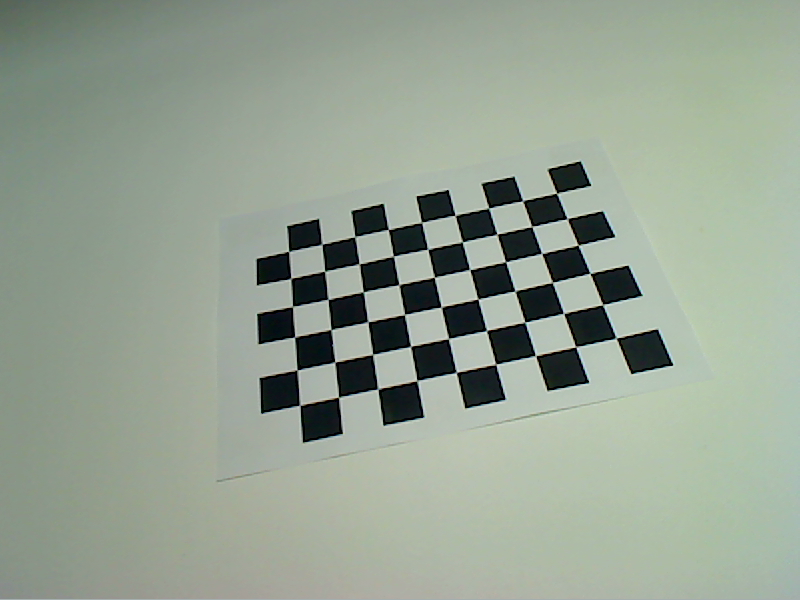
#> input picture camera_calibration/logitech_camera/vlcsnap-2021-10-26-18h32m05s441.png, 800 x 600 px; its folder holds only this picture in this run
$ python calibration.py
#> lines starting #> are read from the running program, lines starting #| are printed output that depends on the picture; after the words box and inside, x2 and y2 are one past the last pixel; in counts of white or black regions, pixels touching at a corner belong together; long printed decimals are rounded
#!/usr/bin/env python

import cv2
import numpy as np
import os
import glob

# Defining the dimensions of checkerboard
CHECKERBOARD = (6,9)
criteria = (cv2.TERM_CRITERIA_EPS + cv2.TERM_CRITERIA_MAX_ITER, 30, 0.001)

# Creating vector to store vectors of 3D points for each checkerboard image
objpoints = []
# Creating vector to store vectors of 2D points for each checkerboard image
imgpoints = []


# Defining the world coordinates for 3D points
objp = np.zeros((1, CHECKERBOARD[0] * CHECKERBOARD[1], 3), np.float32)
objp[0,:,:2] = np.mgrid[0:CHECKERBOARD[0], 0:CHECKERBOARD[1]].T.reshape(-1, 2)
objp = objp*2.5 #each square has 2.5cm
print(objp)
prev_img_shape = None

# Extracting path of individual image stored in a given directory
# images = glob.glob('./images/*.jpg')
images = glob.glob('./logitech_camera/*.png')
for fname in images:
    img = cv2.imread(fname)
#> img is the input picture: shape (600, 800, 3); mean B, G, R 146.5, 161.2, 149.4
    gray = cv2.cvtColor(img,cv2.COLOR_BGR2GRAY)
    # Find the chess board corners
    # If desired number of corners are found in the image then ret = true
    ret, corners = cv2.findChessboardCorners(gray, CHECKERBOARD, cv2.CALIB_CB_ADAPTIVE_THRESH + cv2.CALIB_CB_FAST_CHECK + cv2.CALIB_CB_NORMALIZE_IMAGE)
#> ret = True; corners = 54 rows, first 8: [556.7, 193.5], [566.7, 218.6], [577.6, 245.2], [590.5, 273.2], [602.9, 304.6], [616.5, 338], [522.4, 200.8], [531.4, 226.5]

    """
    If desired number of corner are detected,
    we refine the pixel coordinates and display
    them on the images of checker board
    """
    if ret == True:
        objpoints.append(objp)
        # refining pixel coordinates for given 2d points.
        corners2 = cv2.cornerSubPix(gray, corners, (11,11),(-1,-1), criteria)
#> corners2 = 54 rows, first 8: [556.6, 193.3], [567.1, 218.7], [578.2, 245.3], [590, 273.3], [602.7, 304.6], [616.3, 338.2], [522.6, 200.7], [531.8, 226.5]

        imgpoints.append(corners2)

        # Draw and display the corners
        img = cv2.drawChessboardCorners(img, CHECKERBOARD, corners2, ret)
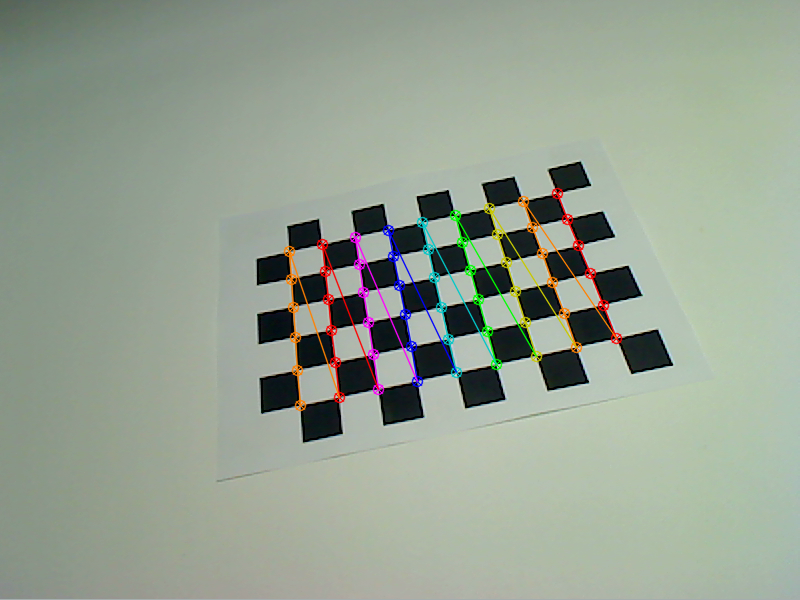
#> img: shape (600, 800, 3); 2.49% of pixels changed, all inside (x1, y1, x2, y2) = (283, 187, 623, 412)

    cv2.imshow('img',img)
    cv2.waitKey(0)

cv2.destroyAllWindows()

h,w = img.shape[:2]
#> h = 600; w = 800

"""
Performing camera calibration by
passing the value of known 3D points (objpoints)
and corresponding pixel coordinates of the
detected corners (imgpoints)
"""
# print("AAAAAAAAAAAAAAAAAAAAAAAAAAAAAAAAAAAAAAAAAAAAaAAAAAAAAAAAAAAAAAAAAAAAAAAAAAAAAAAAAAAAAAAAAa")
# print(objpoints)
# print("AAAAAAAAAAAAAAAAAAAAAAAAAAAAAAAAAAAAAAAAAAAAaAAAAAAAAAAAAAAAAAAAAAAAAAAAAAAAAAAAAAAAAAAAAa")

ret, mtx, dist, rvecs, tvecs = cv2.calibrateCamera(objpoints, imgpoints, gray.shape[::-1], None, None)
#> ret = 0.309; mtx = [[763.5, 0, 343.1], [0, 940.2, 344.1], [0, 0, 1]]; dist = [[-0.278, 3.2, -0.0208, 0.00896, -10.78]]; rvecs = ([-0.537, 0.664, 1.33],); tvecs = ([15.67, -8.92, 56.46],)

print("Camera matrix : \n")
print(mtx)
#| [[763.517   0.         343.087]
#|  [  0.         940.242 344.133 ]
#|  [  0.           0.           1.        ]]
print("dist : \n")
print(dist)
#| [[-2.77799750e-01  3.19914938e+00 -2.07996380e-02  8.95919498e-03
#|   -1.07807756e+01]]
print("rvecs : \n")
print(rvecs)
#| (array([[-0.5365],
#|        [ 0.6636],
#|        [ 1.333]]),)
print("tvecs : \n")
print(tvecs)
#| (array([[15.669],
#|        [-8.918],
#|        [56.460]]),)

with open("mtx.npy", "wb") as file:
    np.save(file, mtx)

with open("dist.npy", "wb") as file:
    np.save(file, dist)


# show undistorted images
# for fname in images:
#     img = cv2.imread(fname)
#     cv2.imshow('img',img)
#     # Refining the camera matrix using parameters obtained by calibration
#     newcameramtx, roi = cv2.getOptimalNewCameraMatrix(mtx, dist, (w,h), 1, (w,h))

#     # Method 1 to undistort the image
#     dst = cv2.undistort(img, mtx, dist, None, newcameramtx)

#     # Method 2 to undistort the image
#     # mapx,mapy=cv2.initUndistortRectifyMap(mtx,dist,None,newcameramtx,(w,h),5)
#     # dst = cv2.remap(img,mapx,mapy,cv2.INTER_LINEAR)

#     # Displaying the undistorted image
#     cv2.imshow("undistorted image",dst)
#     cv2.waitKey(0)

# calc distortion error
mean_error = 0
for i in range(len(objpoints)):
    imgpoints2, _ = cv2.projectPoints(objpoints[i], rvecs[i], tvecs[i], mtx, dist)
    # print(imgpoints2)
    print(objpoints[i].shape)
    error = cv2.norm(imgpoints[i], imgpoints2, cv2.NORM_L2)/len(imgpoints2)
    mean_error += error
#> this loop made 1 pass
#> (error, mean_error) on pass 1: (0.042, 0.042)
#| (1, 54, 3)
#> after the loop, mean_error = 0.042
    # break
print( "total error: {}".format(mean_error/len(objpoints)) )
#| total error: 0.04202

$ run again, on camera_calibration/logitech_camera/vlcsnap-2021-10-26-18h33m53s779.png
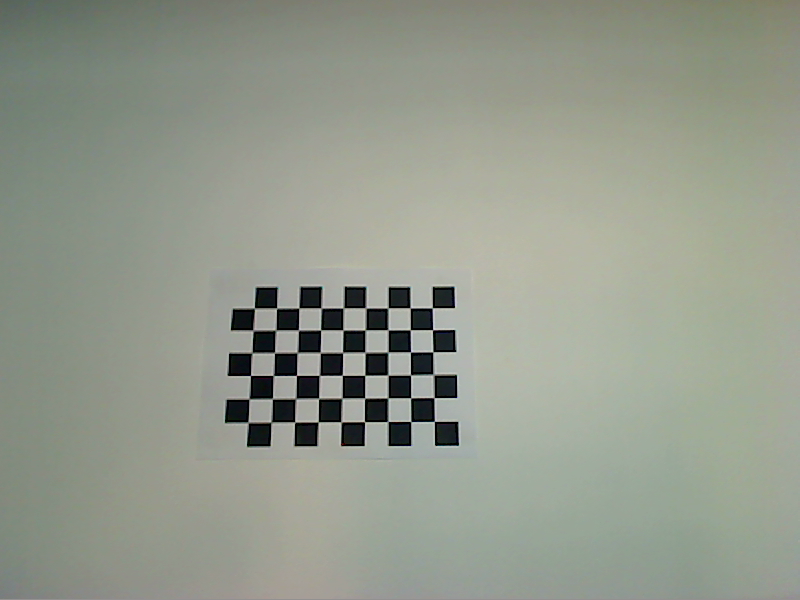
#> input picture camera_calibration/logitech_camera/vlcsnap-2021-10-26-18h33m53s779.png, 800 x 600 px
#> img is the input picture: shape (600, 800, 3); mean B, G, R 140.5, 153.4, 147.7
#> `ret, corners = cv2.findChessboardCorners(gray, CHECKERBOARD, cv2.CALIB..`: ret = True; corners = 54 rows, first 8: [432.2, 307.7], [432.5, 329.6], [433, 352], [433.4, 374.4], [434, 397.5], [434.4, 421.4], [410, 307.9], [410.3, 329.9]
#> corners2 = 54 rows, first 8: [432.3, 307.8], [432.5, 329.7], [432.8, 351.8], [433.4, 374.5], [434.1, 397.6], [434.4, 421.4], [410.2, 307.9], [410.3, 329.8]
#> `img = cv2.drawChessboardCorners(img, CHECKERBOARD, corners2, ret)`:
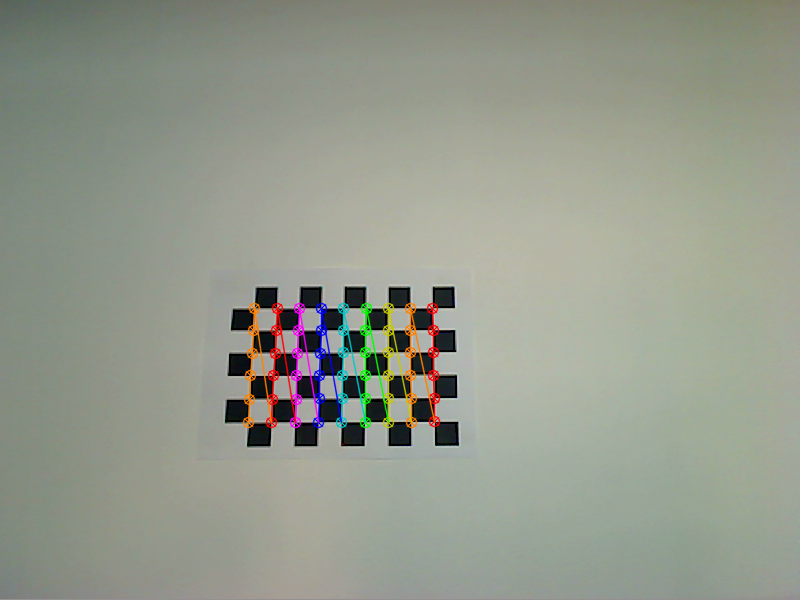
#> img: shape (600, 800, 3); 2.04% of pixels changed, all inside (x1, y1, x2, y2) = (242, 302, 441, 429)
#> `ret, mtx, dist, rvecs, tvecs = cv2.calibrateCamera(objpoints, imgpoint..`: ret = 0.177; mtx = [[157.5, 0, 405.4], [0, 154.5, 301.9], [0, 0, 1]]; dist = [[-0.00725, 0.0117, -0.00198, 0.00111, -0.00428]]; rvecs = ([-0.0543, 0.0468, 1.57],); tvecs = ([3.03, 0.665, 17.72],)
#| [[157.527   0.         405.414]
#|  [  0.         154.517 301.882]
#|  [  0.           0.           1.        ]]
#| [[-0.007251  0.01175 -0.001976  0.001109 -0.004276 ]]
#| (array([[-0.05427],
#|        [ 0.04683],
#|        [ 1.566]]),)
#| (array([[ 3.028],
#|        [ 0.6646 ],
#|        [17.723]]),)
#> the loop `for i in range(len(objpoints)):` made 1 pass
#> (error, mean_error) on pass 1: (0.0242, 0.0242)
#> (printed output is left out)
#> after the loop `for i in range(len(objpoints)):`: mean_error = 0.0242
#| total error: 0.02415

$ run again, on camera_calibration/logitech_camera/vlcsnap-2021-10-26-18h34m17s945.png
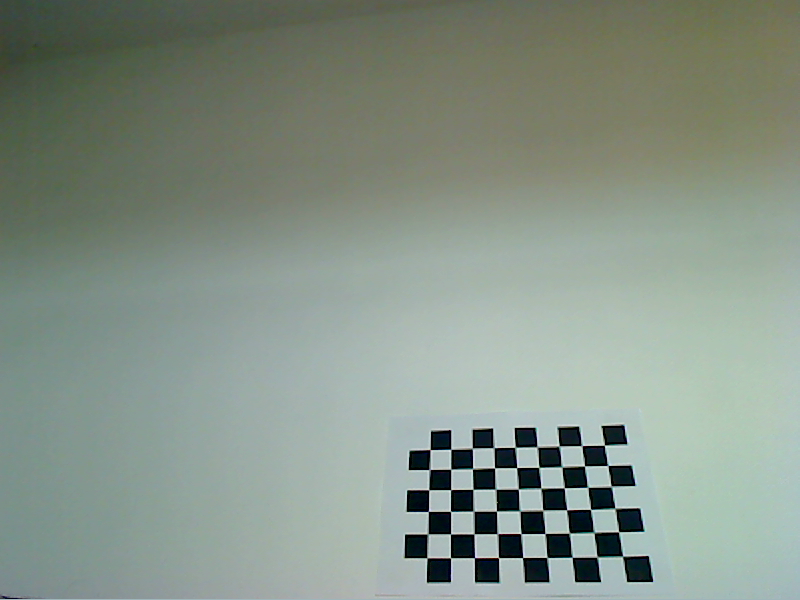
#> input picture camera_calibration/logitech_camera/vlcsnap-2021-10-26-18h34m17s945.png, 800 x 600 px
#> img is the input picture: shape (600, 800, 3); mean B, G, R 135.4, 146.9, 134.1
#> `gray = cv2.cvtColor(img,cv2.COLOR_BGR2GRAY)`:
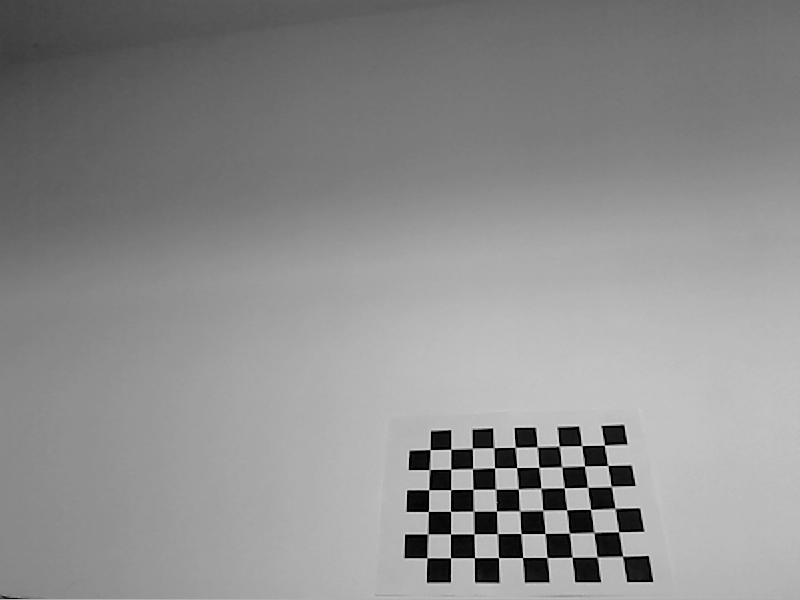
#> gray: shape (600, 800); min 0, max 229, mean 141.7
#> `ret, corners = cv2.findChessboardCorners(gray, CHECKERBOARD, cv2.CALIB..`: ret = True; corners = 54 rows, first 8: [604.3, 445.2], [608, 465.5], [611.3, 486.3], [614.7, 508.1], [618.6, 531.7], [622.5, 556.2], [581.9, 445.7], [584.5, 465.9]
#> corners2 = 54 rows, first 8: [604.4, 445.2], [607.6, 465.5], [611.3, 486.4], [615.2, 508.3], [618.6, 531.8], [622.7, 556.3], [581.6, 445.6], [584.5, 465.9]
#> `img = cv2.drawChessboardCorners(img, CHECKERBOARD, corners2, ret)`:
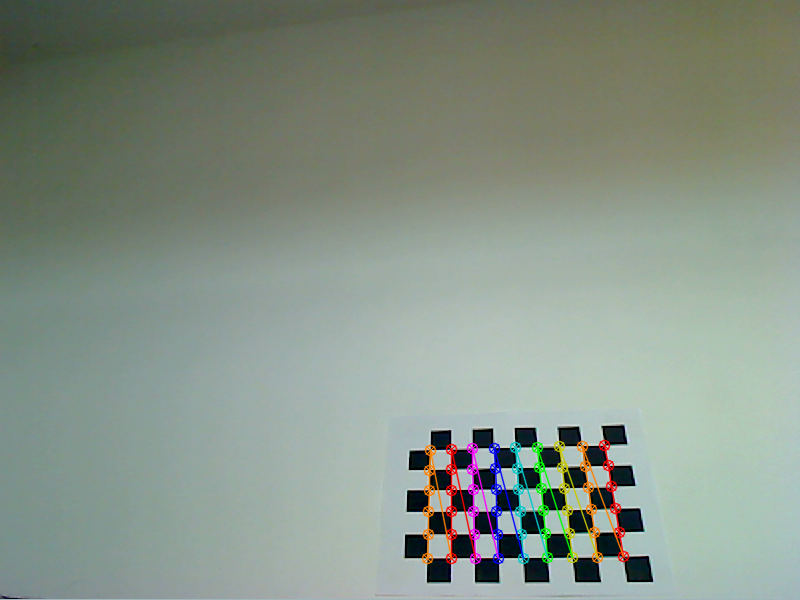
#> img: shape (600, 800, 3); 2.01% of pixels changed, all inside (x1, y1, x2, y2) = (421, 439, 630, 565)
#> `ret, mtx, dist, rvecs, tvecs = cv2.calibrateCamera(objpoints, imgpoint..`: ret = 0.254; mtx = [[642.1, 0, 383.6], [0, 686.5, 286.6], [0, 0, 1]]; dist = [[0.144, -0.405, -0.0344, -0.00726, 0.427]]; rvecs = ([-0.471, 0.733, 1.49],); tvecs = ([25.31, 17.35, 72.89],)
#| [[642.076   0.         383.632]
#|  [  0.         686.494 286.595]
#|  [  0.           0.           1.        ]]
#| [[ 0.1436 -0.4053 -0.03438 -0.007263   0.4274 ]]
#| (array([[-0.4711],
#|        [ 0.7328],
#|        [ 1.492]]),)
#| (array([[25.312],
#|        [17.352],
#|        [72.892]]),)
#> the loop `for i in range(len(objpoints)):` made 1 pass
#> (error, mean_error) on pass 1: (0.0346, 0.0346)
#> (printed output is left out)
#> after the loop `for i in range(len(objpoints)):`: mean_error = 0.0346
#| total error: 0.0346

$ run again, on camera_calibration/logitech_camera/vlcsnap-2021-10-26-18h34m40s078.png
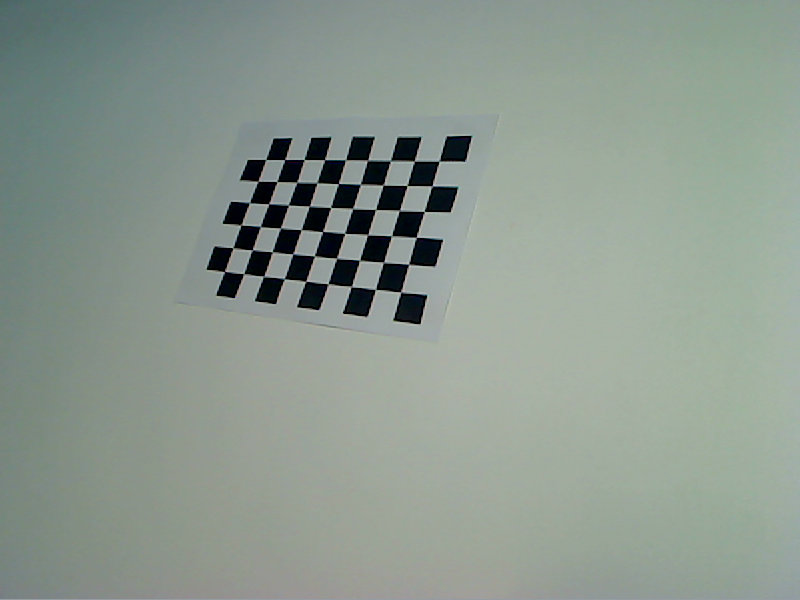
#> input picture camera_calibration/logitech_camera/vlcsnap-2021-10-26-18h34m40s078.png, 800 x 600 px
#> img is the input picture: shape (600, 800, 3); mean B, G, R 143.1, 152.3, 140.2
#> `ret, corners = cv2.findChessboardCorners(gray, CHECKERBOARD, cv2.CALIB..`: ret = True; corners = 54 rows, first 8: [439, 161], [431.6, 185.9], [424.3, 211.3], [416, 237.2], [408.5, 264.4], [400.9, 292], [413.8, 161.4], [406.9, 185.8]
#> corners2 = 54 rows, first 8: [439.2, 161.2], [432, 185.9], [424.2, 211.5], [416.2, 237.3], [408.6, 264.3], [400.6, 292.3], [414.3, 161.1], [407.2, 185.6]
#> `img = cv2.drawChessboardCorners(img, CHECKERBOARD, corners2, ret)`:
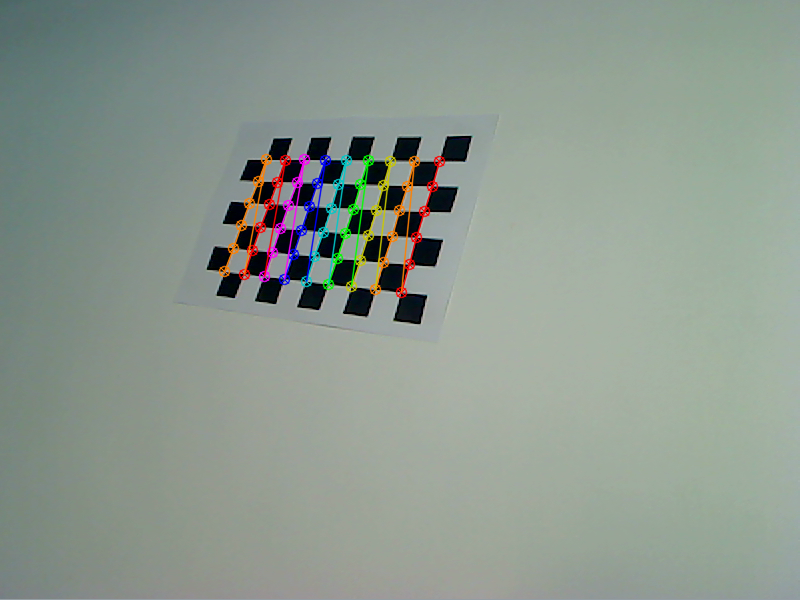
#> img: shape (600, 800, 3); 2.14% of pixels changed, all inside (x1, y1, x2, y2) = (218, 153, 446, 299)
#> `ret, mtx, dist, rvecs, tvecs = cv2.calibrateCamera(objpoints, imgpoint..`: ret = 0.25; mtx = [[566.9, 0, 461.2], [0, 566.5, 331.6], [0, 0, 1]]; dist = [[-0.443, 3.7, -0.00766, 0.000393, -9.1]]; rvecs = ([0.0884, 0.559, 1.73],); tvecs = ([-1.95, -14.98, 49.29],)
#| [[566.946   0.         461.154]
#|  [  0.         566.539 331.571 ]
#|  [  0.           0.           1.        ]]
#| [[-4.42933986e-01  3.70494657e+00 -7.66348525e-03  3.93356200e-04
#|   -9.10024631e+00]]
#| (array([[0.08836],
#|        [0.5585],
#|        [1.728]]),)
#| (array([[ -1.948],
#|        [-14.983],
#|        [ 49.292]]),)
#> the loop `for i in range(len(objpoints)):` made 1 pass
#> (error, mean_error) on pass 1: (0.034, 0.034)
#> (printed output is left out)
#> after the loop `for i in range(len(objpoints)):`: mean_error = 0.034
#| total error: 0.03397

$ run again, on camera_calibration/logitech_camera/vlcsnap-2021-10-26-18h32m27s418.png
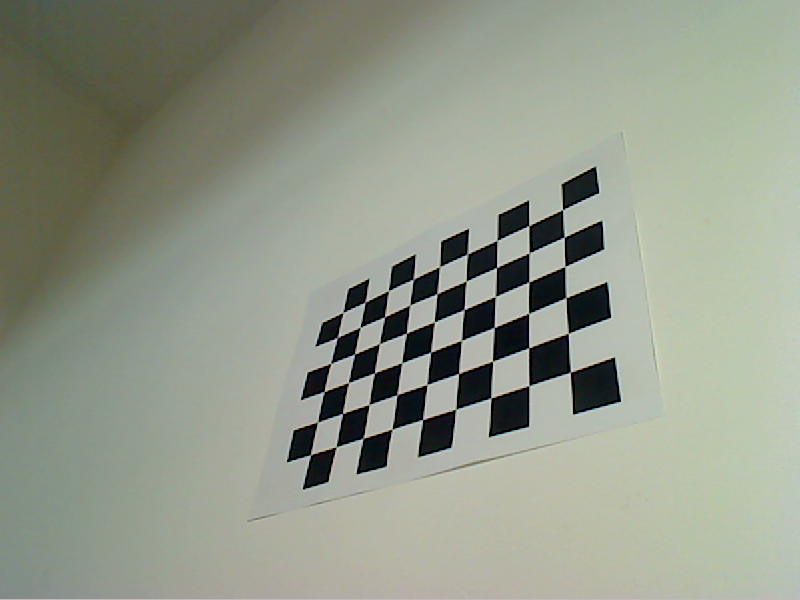
#> input picture camera_calibration/logitech_camera/vlcsnap-2021-10-26-18h32m27s418.png, 800 x 600 px
#> img is the input picture: shape (600, 800, 3); mean B, G, R 138.4, 152.9, 147
#> `gray = cv2.cvtColor(img,cv2.COLOR_BGR2GRAY)`:
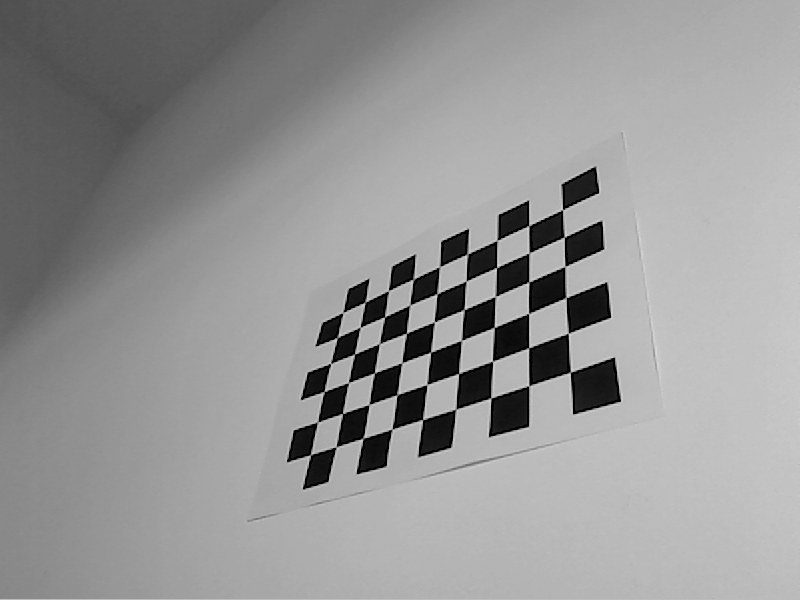
#> gray: shape (600, 800); min 0, max 217, mean 149.5
#> `ret, corners = cv2.findChessboardCorners(gray, CHECKERBOARD, cv2.CALIB..`: ret = True; corners = 54 rows, first 8: [562.8, 209.7], [564.3, 236.9], [565.1, 266], [566.4, 297.5], [568.1, 333.3], [570.5, 372.2], [528.7, 225.8], [529.2, 253.3]
#> corners2 = 54 rows, first 8: [562.6, 209.6], [564.3, 237.1], [564.9, 266.4], [566, 297.6], [568.3, 333.3], [570.3, 372.2], [528.8, 225.6], [529, 253]
#> `img = cv2.drawChessboardCorners(img, CHECKERBOARD, corners2, ret)`:
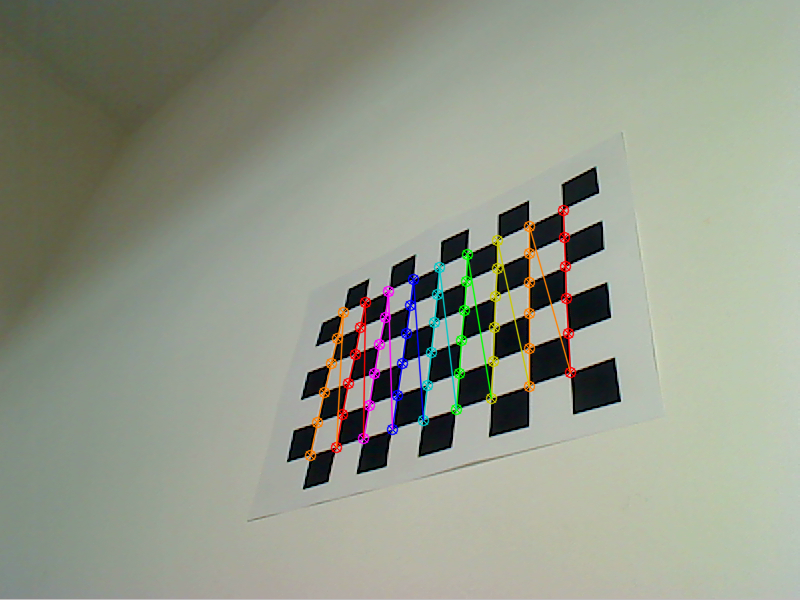
#> img: shape (600, 800, 3); 2.43% of pixels changed, all inside (x1, y1, x2, y2) = (304, 204, 577, 462)
#> `ret, mtx, dist, rvecs, tvecs = cv2.calibrateCamera(objpoints, imgpoint..`: ret = 0.44; mtx = [[587.6, 0, 432.7], [0, 708.5, 324.9], [0, 0, 1]]; dist = [[-0.541, 13.87, -0.0338, 0.0262, -93.29]]; rvecs = ([-0.168, 1.01, 1.33],); tvecs = ([9.13, -6.71, 42.53],)
#| [[587.647    0.         432.715]
#|  [  0.         708.513 324.918]
#|  [  0.           0.           1.        ]]
#| [[-5.40960595e-01  1.38745329e+01 -3.38113393e-02  2.62203930e-02
#|   -9.32916185e+01]]
#| (array([[-0.168],
#|        [ 1.012],
#|        [ 1.333]]),)
#| (array([[ 9.128],
#|        [-6.705],
#|        [42.533]]),)
#> the loop `for i in range(len(objpoints)):` made 1 pass
#> (error, mean_error) on pass 1: (0.0599, 0.0599)
#> (printed output is left out)
#> after the loop `for i in range(len(objpoints)):`: mean_error = 0.0599
#| total error: 0.05991
